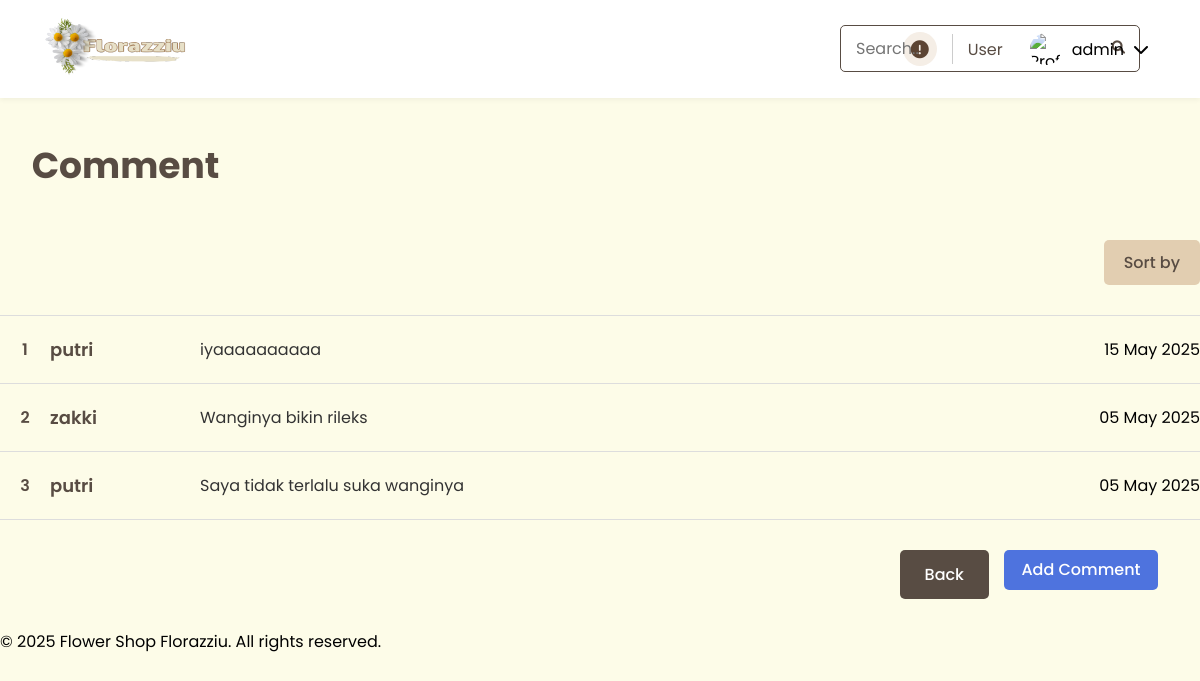
/flower_shop/products/comments.php?id=2 (signed in), run on an earlier commit of the app's database.
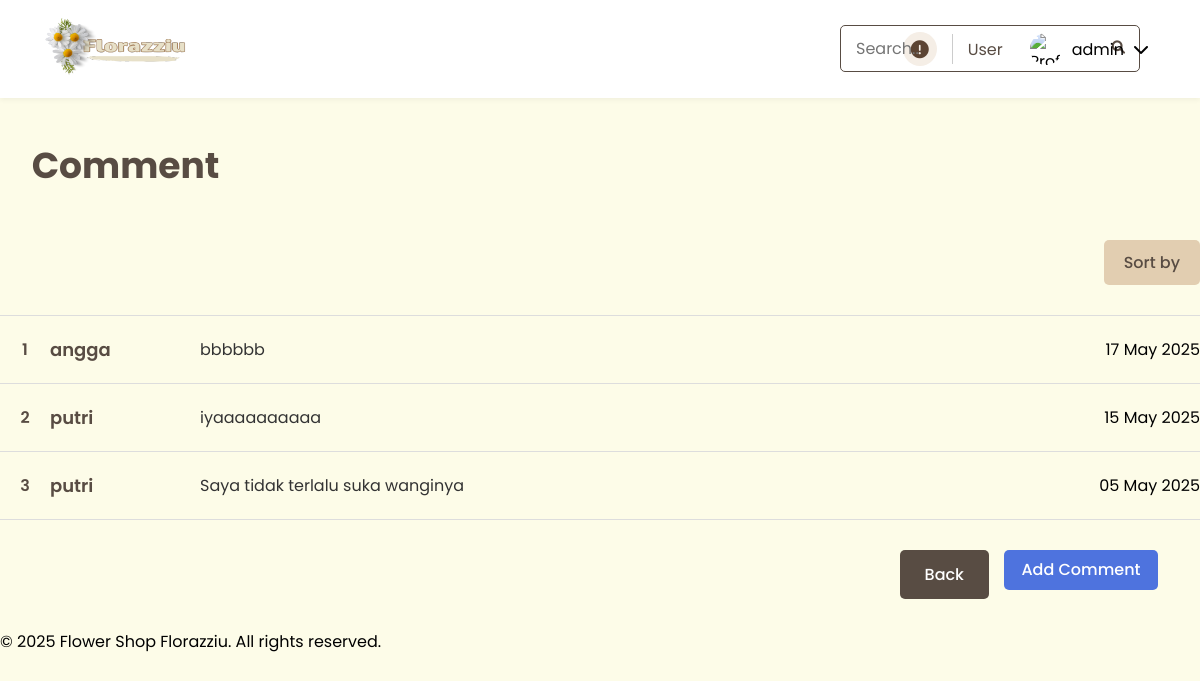
And on a later commit of the database.
### tables this page shows
CREATE TABLE `comments` (
  `id` int(11) NOT NULL,
  `product_id` int(11) NOT NULL,
  `user_id` int(11) NOT NULL,
  `comment` text NOT NULL,
  `rating` tinyint(1) DEFAULT NULL,
  `created_at` timestamp NOT NULL DEFAULT current_timestamp(),
  `updated_at` timestamp NOT NULL DEFAULT current_timestamp() ON UPDATE current_timestamp(),
  `username` varchar(255) NOT NULL
);

CREATE TABLE `users` (
  `id` int(11) NOT NULL,
  `username` varchar(50) NOT NULL,
  `password` varchar(255) NOT NULL,
  `email` varchar(100) NOT NULL,
  `full_name` varchar(100) DEFAULT NULL,
  `profile_picture` varchar(255) DEFAULT NULL,
  `created_at` timestamp NOT NULL DEFAULT current_timestamp(),
  `updated_at` timestamp NOT NULL DEFAULT current_timestamp() ON UPDATE current_timestamp(),
  `role` enum('user','admin') DEFAULT 'user',
  `is_verified` tinyint(1) DEFAULT 0
);

### flower_shop/products/comments.php (the view, shortened to what this page needs)
<?php
include '../includes/header.php';
require '../config/database.php';
$product_id = $_GET['id'] ?? 0;
$sort = $_GET['sort'] ?? 'newest';
$orderBy = match($sort) {
    'a-z' => 'users.username ASC',
    'z-a' => 'users.username DESC',
    'oldest' => 'comments.created_at ASC',
    default => 'comments.created_at DESC'
};
$stmt = $pdo->prepare("
    SELECT comments.*, users.username
    FROM comments
    JOIN users ON comments.user_id = users.id
    WHERE comments.product_id = ?
    ORDER BY $orderBy
");
$stmt->execute([$product_id]);
$comments = $stmt->fetchAll(PDO::FETCH_ASSOC);
?>
<main>
    <div class="container">
        <h1 class="comments-title">Comment</h1>
        <div class="comments-filter">
            <div class="filter-dropdown">
                <button class="filter-btn">Sort by</button>
            </div>
        </div>
        <div class="comments-table">
            <?php if (!empty($comments)): ?>
                <?php foreach ($comments as $index => $comment): ?>
                    <div class="comment-item">
                        <div class="comment-number"><?= $index + 1 ?></div>
                        <div class="comment-user"><?= htmlspecialchars($comment['username']) ?></div>
                        <div class="comment-text"><?= htmlspecialchars($comment['comment']) ?></div>
                        <div class="comment-date"><?= date('d M Y', strtotime($comment['created_at'])) ?></div>
                    </div>
                <?php endforeach; ?>
            <?php else: ?>
                <div class="no-comments">Belum ada komentar.</div>
            <?php endif; ?>
        </div>
        <div class="comments-actions">
            <a href="product-detail.php?id=<?= $product_id ?>" class="back-btn">Back</a>
            <a href="add-comment.php?id=<?= $product_id ?>" class="add-comment-btn">Add Comment</a>
        </div>
    </div>
</main>
<?php include '../includes/footer.php'; ?>

### flower_shop/includes/header.php (shortened to what this page needs)
<!DOCTYPE html>
<html lang="en">
<head>
    <link rel="stylesheet" href="https://cdnjs.cloudflare.com/ajax/libs/font-awesome/6.0.0-beta3/css/all.min.css">
    <link rel="stylesheet" href="/assets/css/style.css">
</head>
<body>
<?php if (!isset($hideHeader) || $hideHeader !== true): ?>
<header class="main-header">
    <div class="container header-flex">
        <div class="logo">
            <img src="/assets/images/logo.png" alt="Flower Shop Logo" width="155" height="83">
        </div>
        <div class="search-box">
            <form action="../search.php" method="get">
                <input type="text" name="query" placeholder="Search.." value="<?= htmlspecialchars($_GET['query'] ?? '') ?>">
                <button type="submit"><i class="fas fa-search"></i></button>
            </form>
        </div>
        <div class="user-area">
            <a href="../about-us.php" class="icon-btn">
                <i class="fas fa-exclamation-circle"></i>
            </a>
            <span class="username">User</span>
            <div class="user-actions">
    <?php if(isset($_SESSION['loggedin'])): ?>
        <div class="profile-dropdown">
            <div class="profile-toggle">
                <img src="../assets/uploads/<?= $_SESSION['profile_pic'] ?? 'default.jpg' ?>" alt="Profile">
                <span><?= htmlspecialchars($_SESSION['username']) ?></span>
                <i class="fas fa-chevron-down"></i>
            </div>
        </div>
    <?php else: ?>
        <a href="../auth/login.php" class="login-btn">Login</a>
    <?php endif; ?>
</div>
        </div>
    </div>
</header>
<?php endif; ?>

### flower_shop/includes/footer.php (shortened to what this page needs)
<footer>
        <div class="container">
            <p>&copy; <?php echo date('Y'); ?> Flower Shop Florazziu. All rights reserved.</p>
        </div>
    </footer>
</body>
</html>

### flower_shop/assets/css/style.css (style rules this page uses)
* { margin: 0; padding: 0; box-sizing: border-box; font-family: 'Poppins', sans-serif; }
body { background-color: #FDFCE8; }
header { padding: 20px 0; position: relative; }
header .container { display: flex; justify-content: space-between; align-items: center; }
.logo { position: absolute; top: 5px; left: 42px; }
.search-box { position: relative; bottom: 1px; left: 800px; }
.search-box input { width: 300px; padding: 10px 15px; border: 1px solid #584C43; border-radius: 5px; font-size: 16px; color: #969696; background-color: transparent; }
.search-box button { position: absolute; right: 15px; top: 50%; transform: translateY(-50%); color: #584C43; background: none; border: none; cursor: pointer; padding: 0; }
.search-box form { position: relative; display: flex; align-items: center; }
.user-actions { display: flex; align-items: center; gap: 20px; }
.profile-dropdown { position: relative; display: inline-block; }
.profile-toggle { display: flex; align-items: center; gap: 10px; cursor: pointer; padding: 8px 12px; border-radius: 20px; transition: all 0.3s; }
.profile-toggle img { width: 32px; height: 32px; border-radius: 50%; object-fit: cover; }
.username { position: relative; font-size: 16px; color: #584C43; display: flex; align-items: center; gap: 5px; }
.filter-dropdown { position: relative; display: inline-block; }
.filter-btn { background-color: #E2CEB1; color: #584C43; padding: 10px 20px; border: none; border-radius: 5px; cursor: pointer; font-weight: 500; font-size: 16px; }
.comments-title, .add-comment-title { color: #584C43; font-size: 36px; font-weight: 700; margin: 40px 0 30px; text-align: center; }
.comments-title { width: 251px; height: 72px; }
.comments-filter { margin: 0 0 30px; display: flex; justify-content: flex-end; }
.comments-table { margin: 30px 0; border-top: 1px solid #ddd; }
.comment-item { display: flex; padding: 20px 0; border-bottom: 1px solid #ddd; align-items: center; }
.comment-number { width: 50px; font-weight: 600; font-size: 16px; color: #584C43; text-align: center; }
.comment-user { width: 150px; font-weight: 600; font-size: 18px; color: #584C43; }
.comment-text { flex: 1; font-size: 16px; color: #333; }
.comments-actions, .form-actions { display: flex; justify-content: flex-end; gap: 15px; margin: 30px 42px; }
.back-btn, .cancel-btn { background-color: #584C43; color: white; padding: 12px 25px; border: none; border-radius: 5px; font-size: 16px; font-weight: 500; cursor: pointer; transition: all 0.3s; text-decoration: none; display: inline-block; }
.add-comment-btn, .submit-btn { background-color: #4E73DE; color: #FFFFFF; height: 40px; border-radius: 5px; display: flex; align-items: center; justify-content: center; font-weight: 500; font-size: 16px; line-height: 100%; letter-spacing: 0%; text-decoration: none; transition: all 0.3s; padding: 0 15px; }
.add-comment-btn { width: 154px; }
.main-header { background-color: #ffff; padding: 10px 40px; font-family: 'Poppins', sans-serif; box-shadow: 0 2px 5px rgba(0, 0, 0, 0.05); }
.header-flex { display: flex; align-items: center; justify-content: space-between; padding: 15px 0; }
.user-area { display: flex; align-items: center; gap: 15px; }
.icon-btn i { font-size: 18px; color: #5c4433; background-color: #f5eee6; padding: 8px; border-radius: 50%; }

What changed in the data, as far as the page shows it:
removed comments: user.username "zakki", comment "Wanginya bikin rileks", created_at "05 May 2025"
added comments: user.username "angga", comment "bbbbbb", created_at "17 May 2025"
